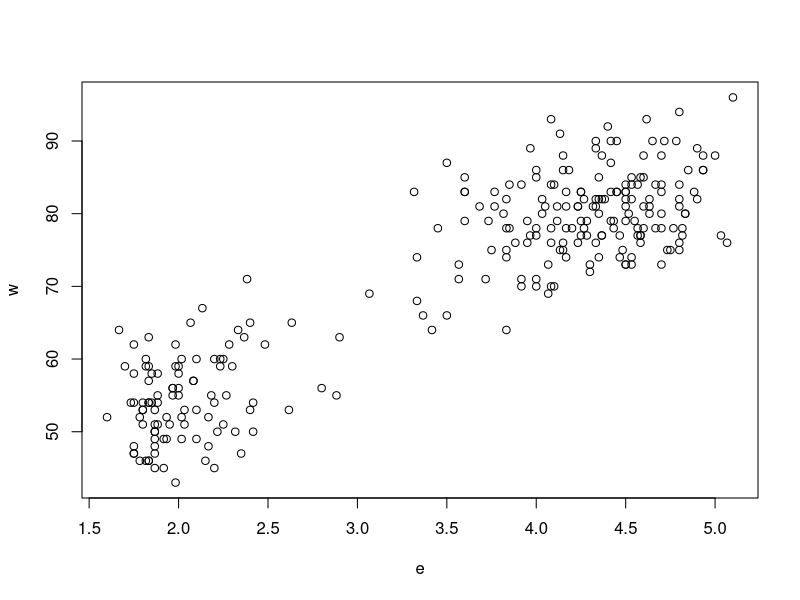

This chart was generated by the following R code:
AirPassengers
cat("monthly aveages")
mean(AirPassengers)
#trim 0.5% from both end of dataset 
mean(AirPassengers, trim = 0.5)
#means 9s zero when NA in list
median(AirPassengers)

#Median
data(trees)
trees
trees[,2]
median(trees[,2])
mean(trees[,2])
v<- c(trees[,2], NA)
median(v)
median(v, na.rm = TRUE)


#mode
MyMode <- function(x) {
    sort(table(x), decreasing = TRUE)[1]
}

AltMode <- function(x) {
  ux <- unique(x)
  ux[which.max(tabulate(match(x,ux)))]
}

data("presidents")
# ?presidents
x <- presidents
m = MyMode(x)
m
as.numeric(m)
as.numeric(names(m))


#variance
v<- sample(1:100,10)
v
var(v)
sd(v)

v<- c(sample(1:100,10), NA)
v
var(v)
sd(v)

v<- c(sample(1:100,10), NA)
v
var(v, na.rm = TRUE)
sd(v, na.rm =TRUE)


#covarience

?faithful
ff = head(faithful)
ff
e<- faithful$eruptions
w<- faithful$waiting
e
w
plot(e,w)
cov(w,e)
cor(w,e) #strongly correlated
cor(w,e, method="spearman")
cor(w,e, method="kendall" , use ="everything")
